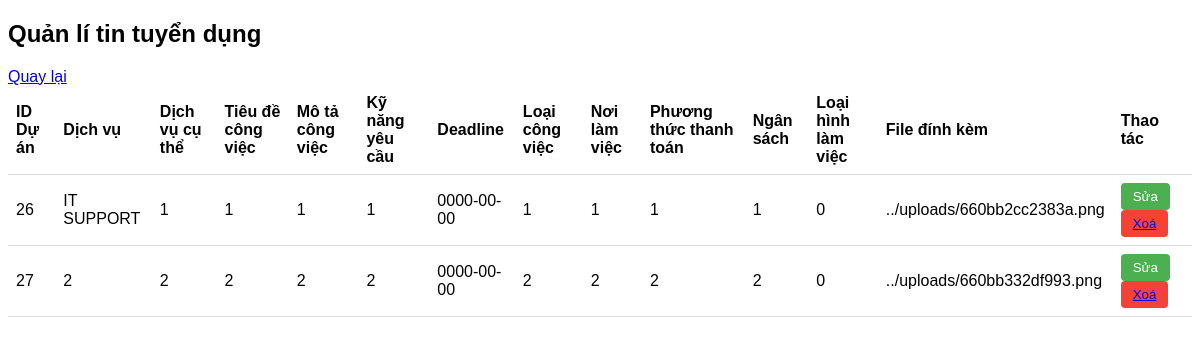
/admin/trangqlbv.php, run on an earlier commit of the app's database.
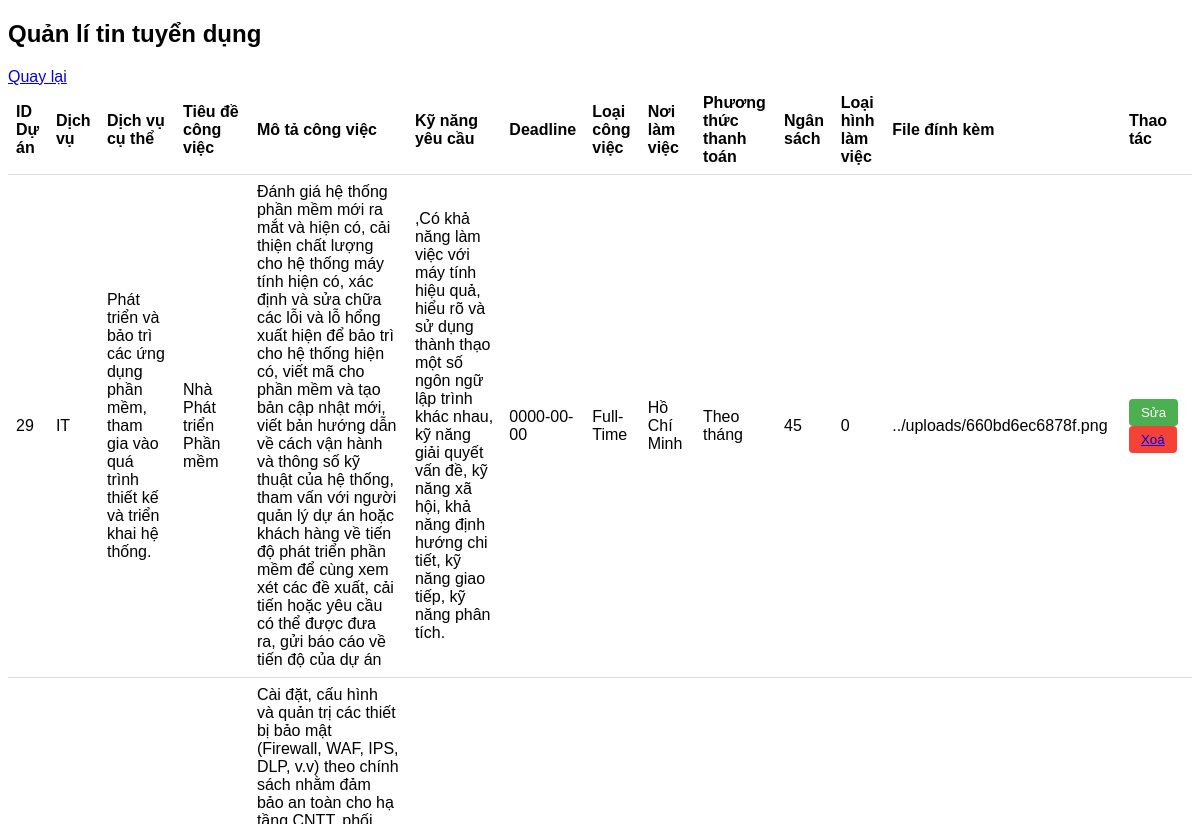
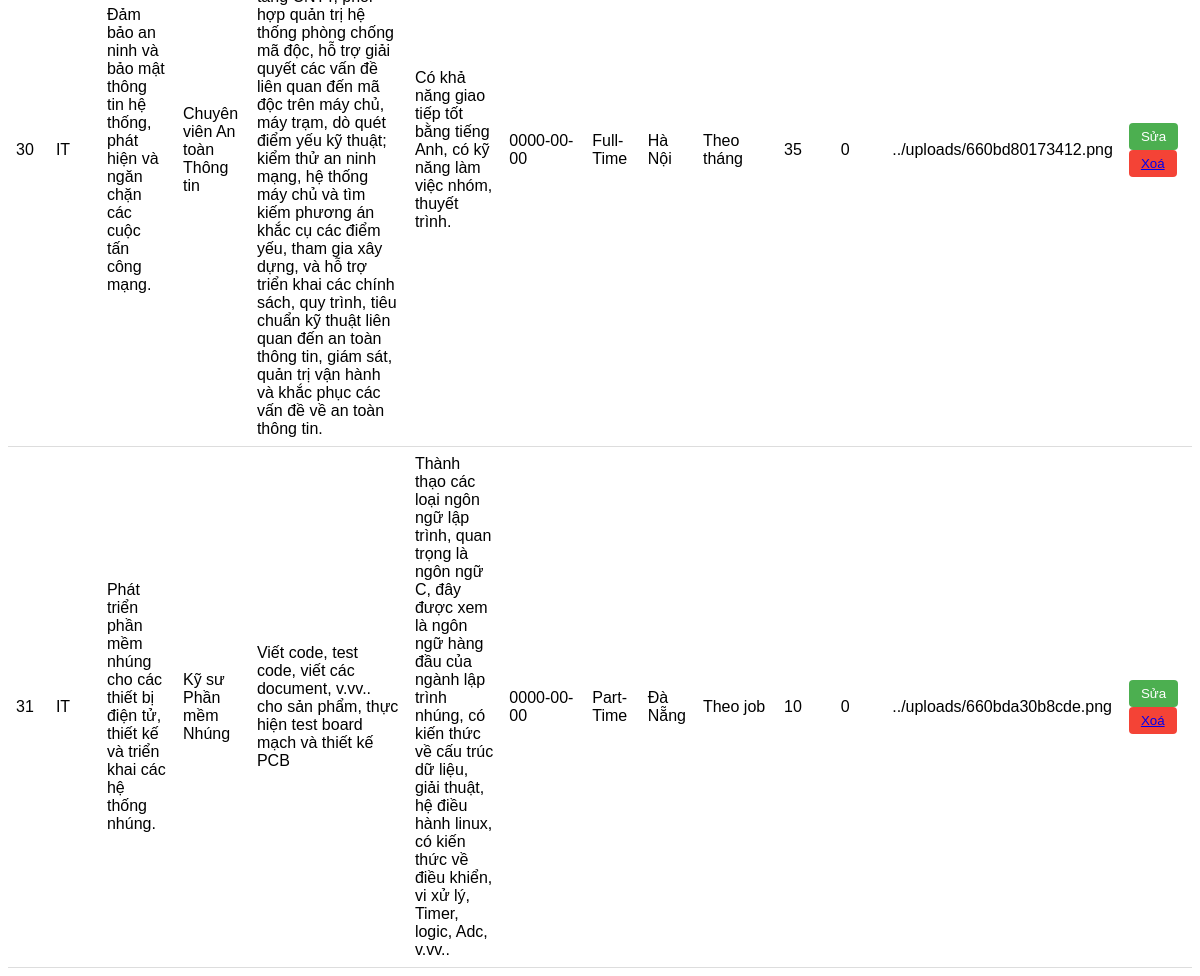
And on a later commit of the database (2 pictures, top to bottom).
### tables this page shows
CREATE TABLE `project` (
  `id_project` int(255) NOT NULL,
  `user_id` int(255) NOT NULL,
  `service` varchar(50) NOT NULL,
  `specific_service` varchar(1000) NOT NULL,
  `job_title` varchar(100) NOT NULL,
  `job_description` varchar(1000) NOT NULL,
  `required_skills` varchar(1000) NOT NULL,
  `deadline` date NOT NULL,
  `work_type` varchar(100) NOT NULL,
  `workplace` varchar(150) NOT NULL,
  `payment_method` varchar(50) NOT NULL,
  `budget` float NOT NULL,
  `employment_type` tinyint(1) NOT NULL,
  `attached_file` varchar(50) NOT NULL
);

### admin/trangqlbv.php (the view, shortened to what this page needs)
<!DOCTYPE html>
<html lang="en">
<head>
</head>
<body>
    <h2>Quản lí tin tuyển dụng</h2>
    <a href="trangadmin.html">Quay lại</a>
    <table>
        <tr>
            <th>ID Dự án</th>
            <th>Dịch vụ</th>
            <th>Dịch vụ cụ thể</th>
            <th>Tiêu đề công việc</th>
            <th>Mô tả công việc</th>
            <th>Kỹ năng yêu cầu</th>
            <th>Deadline</th>
            <th>Loại công việc</th>
            <th>Nơi làm việc</th>
            <th>Phương thức thanh toán</th>
            <th>Ngân sách</th>
            <th>Loại hình làm việc</th>
            <th>File đính kèm</th>
            <th>Thao tác</th>
        </tr>
        <?php
        $conn = mysqli_connect("localhost", "root", "", "dacsn-n12");
        $sql = "SELECT * FROM project";
        $result = mysqli_query($conn, $sql);
        if (mysqli_num_rows($result) > 0) {
            while($row = mysqli_fetch_assoc($result)) {
                echo "<tr>";
                echo "<td>".$row["id_project"]."</td>";
                echo "<td>".$row["service"]."</td>";
                echo "<td>".$row["specific_service"]."</td>";
                echo "<td>".$row["job_title"]."</td>";
                echo "<td>".$row["job_description"]."</td>";
                echo "<td>".$row["required_skills"]."</td>";
                echo "<td>".$row["deadline"]."</td>";
                echo "<td>".$row["work_type"]."</td>";
                echo "<td>".$row["workplace"]."</td>";
                echo "<td>".$row["payment_method"]."</td>";
                echo "<td>".$row["budget"]."</td>";
                echo "<td>".$row["employment_type"]."</td>";
                echo "<td>".$row["attached_file"]."</td>";
                echo "<td>";
                echo "<button class='edit-btn' onclick='openEditForm(".$row["id_project"].")'>Sửa</button>";
                echo "<button class='delete-btn'><a href='trangsuatin.php?id_project=".$row["id_project"]."' onclick='return confirm(\"Bạn có chắc chắn muốn xoá dự án này không?\")'>Xoá</a></button>";
                echo "</td>";
                echo "</tr>";
            }
        } else {
            echo "<tr><td colspan='14'>0 kết quả</td></tr>";
        }
        ?>
    </table>
</body>
</html>

What changed in the data, as far as the page shows it:
removed project: id_project "26", service "IT SUPPORT", specific_service "1", job_title "1", job_description "1", required_skills "1", deadline "0000-00-00", work_type "1", workplace "1", payment_method "1", budget "1", employment_type "0", attached_file "../uploads/660bb2cc2383a.png"
removed project: id_project "27", service "2", specific_service "2", job_title "2", job_description "2", required_skills "2", deadline "0000-00-00", work_type "2", workplace "2", payment_method "2", budget "2", employment_type "0", attached_file "../uploads/660bb332df993.png"
added project: id_project "29", service "IT", specific_service "Phát triển và bảo trì các ứng dụng phần mềm, tham gia vào quá trình thiết kế và triển khai hệ thống.", job_title "Nhà Phát triển Phần mềm", job_description "Đánh giá hệ thống phần mềm mới ra mắt và hiện có, cải thiện chất lượng cho hệ thống máy tính hiện có, xác định và sửa chữa các lỗi và lỗ hổng xuất hiện để bảo trì cho hệ thống hiện có, viết mã cho phần mềm và tạo bản cập nhật mới, viết bản hướng dẫn về cách vận hành và thông số kỹ thuật của hệ thống, tham vấn với người quản lý dự án hoặc khách hàng về tiến độ phát triển phần mềm để cùng xem xét các đề xuất, cải tiến hoặc yêu cầu có thể được đưa ra, gửi báo cáo về tiến độ của dự án", required_skills ",Có khả năng làm việc với máy tính hiệu quả, hiểu rõ và sử dụng thành thạo một số ngôn ngữ lập trình khác nhau, kỹ năng giải quyết vấn đề, kỹ năng xã hội, khả năng định hướng chi tiết, kỹ năng giao tiếp, kỹ năng phân tích.", deadline "0000-00-00", work_type "Full-Time", workplace "Hồ Chí Minh", payment_method "Theo tháng", budget "45", employment_type "0", attached_file "../uploads/660bd6ec6878f.png"
added project: id_project "30", service "IT", specific_service "Đảm bảo an ninh và bảo mật thông tin hệ thống, phát hiện và ngăn chặn các cuộc tấn công mạng.", job_title "Chuyên viên An toàn Thông tin", job_description "Cài đặt, cấu hình và quản trị các thiết bị bảo mật (Firewall, WAF, IPS, DLP, v.v) theo chính sách nhằm đảm bảo an toàn cho hạ tầng CNTT, phối hợp quản trị hệ thống phòng chống mã độc, hỗ trợ giải quyết các vấn đề liên quan đến mã độc trên máy chủ, máy trạm, dò quét điểm yếu kỹ thuật; kiểm thử an ninh mạng, hệ thống máy chủ và tìm kiếm phương án khắc cụ các điểm yếu, tham gia xây dựng, và hỗ trợ triển khai các chính sách, quy trình, tiêu chuẩn kỹ thuật liên quan đến an toàn thông tin, giám sát, quản trị vận hành và khắc phục các vấn đề về an toàn thông tin.", required_skills "Có khả năng giao tiếp tốt bằng tiếng Anh, có kỹ năng làm việc nhóm, thuyết trình.", deadline "0000-00-00", work_type "Full-Time", workplace "Hà Nội", payment_method "Theo tháng", budget "35", employment_type "0", attached_file "../uploads/660bd80173412.png"
added project: id_project "31", service "IT", specific_service "Phát triển phần mềm nhúng cho các thiết bị điện tử, thiết kế và triển khai các hệ thống nhúng.", job_title "Kỹ sư Phần mềm Nhúng", job_description "Viết code, test code, viết các document, v.vv.. cho sản phẩm, thực hiện test board mạch và thiết kế PCB", required_skills "Thành thạo các loại ngôn ngữ lập trình, quan trọng là ngôn ngữ C, đây được xem là ngôn ngữ hàng đầu của ngành lập trình nhúng, có kiến thức về cấu trúc dữ liệu, giải thuật, hệ điều hành linux, có kiến thức về điều khiển, vi xử lý, Timer, logic, Adc, v.vv..", deadline "0000-00-00", work_type "Part-Time", workplace "Đà Nẵng", payment_method "Theo job", budget "10", employment_type "0", attached_file "../uploads/660bda30b8cde.png"
